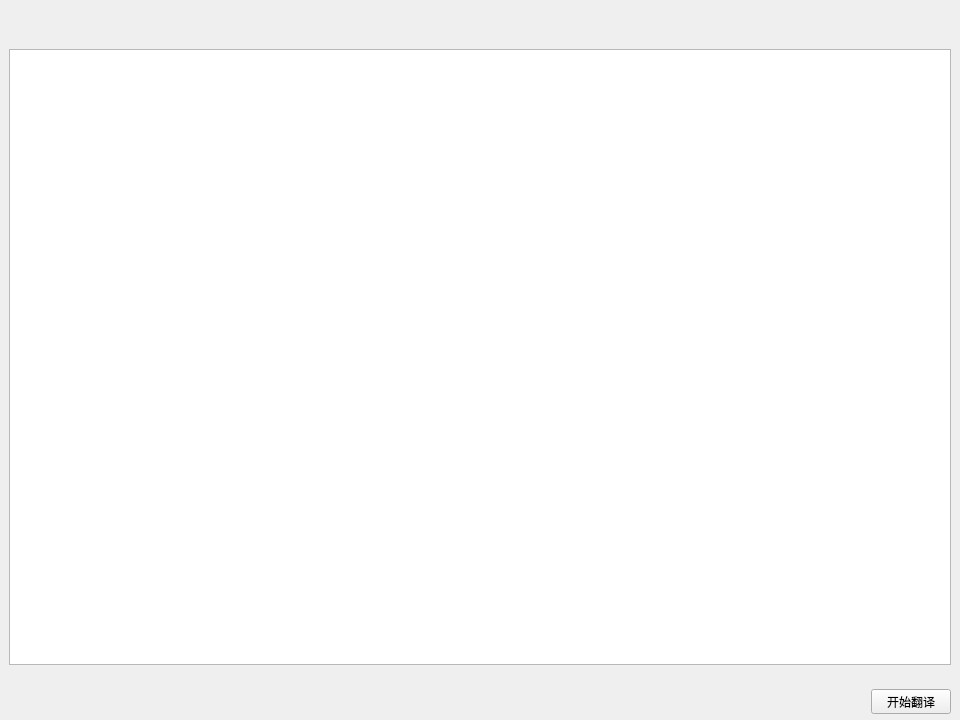
<?xml version="1.0" encoding="UTF-8"?>
<ui version="4.0">
 <class>MachineTrans</class>
 <widget class="QWidget" name="MachineTrans">
  <property name="geometry">
   <rect>
    <x>0</x>
    <y>0</y>
    <width>960</width>
    <height>720</height>
   </rect>
  </property>
  <property name="sizePolicy">
   <sizepolicy hsizetype="Preferred" vsizetype="MinimumExpanding">
    <horstretch>0</horstretch>
    <verstretch>0</verstretch>
   </sizepolicy>
  </property>
  <property name="windowTitle">
   <string>Form</string>
  </property>
  <widget class="QWidget" name="machineTransWidget" native="true">
   <property name="geometry">
    <rect>
     <x>0</x>
     <y>40</y>
     <width>960</width>
     <height>680</height>
    </rect>
   </property>
   <property name="sizePolicy">
    <sizepolicy hsizetype="Expanding" vsizetype="Expanding">
     <horstretch>0</horstretch>
     <verstretch>0</verstretch>
    </sizepolicy>
   </property>
   <layout class="QVBoxLayout" name="verticalLayout">
    <item>
     <widget class="QWidget" name="widget" native="true">
      <layout class="QHBoxLayout" name="horizontalLayout">
       <item>
        <widget class="QTextBrowser" name="textBrowser">
         <property name="sizePolicy">
          <sizepolicy hsizetype="Expanding" vsizetype="Minimum">
           <horstretch>0</horstretch>
           <verstretch>0</verstretch>
          </sizepolicy>
         </property>
         <property name="maximumSize">
          <size>
           <width>16777215</width>
           <height>16777215</height>
          </size>
         </property>
        </widget>
       </item>
      </layout>
     </widget>
    </item>
    <item>
     <widget class="QWidget" name="startTransWidget" native="true">
      <property name="minimumSize">
       <size>
        <width>0</width>
        <height>40</height>
       </size>
      </property>
      <property name="maximumSize">
       <size>
        <width>16777215</width>
        <height>40</height>
       </size>
      </property>
      <layout class="QHBoxLayout" name="horizontalLayout_3">
       <item>
        <spacer name="horizontalSpacer_4">
         <property name="orientation">
          <enum>Qt::Horizontal</enum>
         </property>
         <property name="sizeHint" stdset="0">
          <size>
           <width>40</width>
           <height>20</height>
          </size>
         </property>
        </spacer>
       </item>
       <item>
        <widget class="QPushButton" name="startTransButton">
         <property name="minimumSize">
          <size>
           <width>80</width>
           <height>25</height>
          </size>
         </property>
         <property name="maximumSize">
          <size>
           <width>80</width>
           <height>25</height>
          </size>
         </property>
         <property name="text">
          <string>开始翻译</string>
         </property>
        </widget>
       </item>
      </layout>
     </widget>
    </item>
   </layout>
  </widget>
 </widget>
 <resources/>
 <connections/>
</ui>
